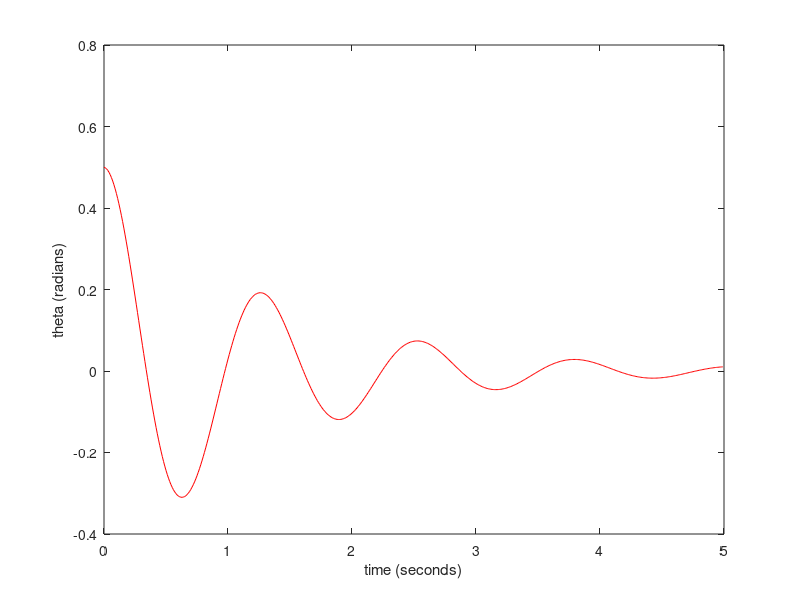

Write the MATLAB code that produced this figure.
mass = 2; % pendulum mass in kilograms
k = 50; % spring constant in N/m
npoints = 500; % Discretize time into 250 intervals
dt = 0.01; % time step in seconds
v = zeros(npoints,1); % initialize omega, a vector of dimension npoints X 1, to being all zeros
x = zeros(npoints,1); % initialize theta, a vector of dimension npoints X 1, to being all zeros
time = zeros(npoints,1); % initialize the vector time to being all zeros
q = 1.5; % damping factor

v(1) = 0.0;
x(1) = 0.5; % initial displacement
for step = 1:npoints-1 % loop over the timesteps
    v(step+1) = v(step) + (-q * v(step) - (k/mass) * x(step)) * dt;
    x(step+1) = x(step) + v(step+1) * dt;
    time(step+1) = time(step) + dt;
end

plot(time, x, 'r'); % plots the numerical solution in red
xlabel('time (seconds)');
ylabel('theta (radians)');
